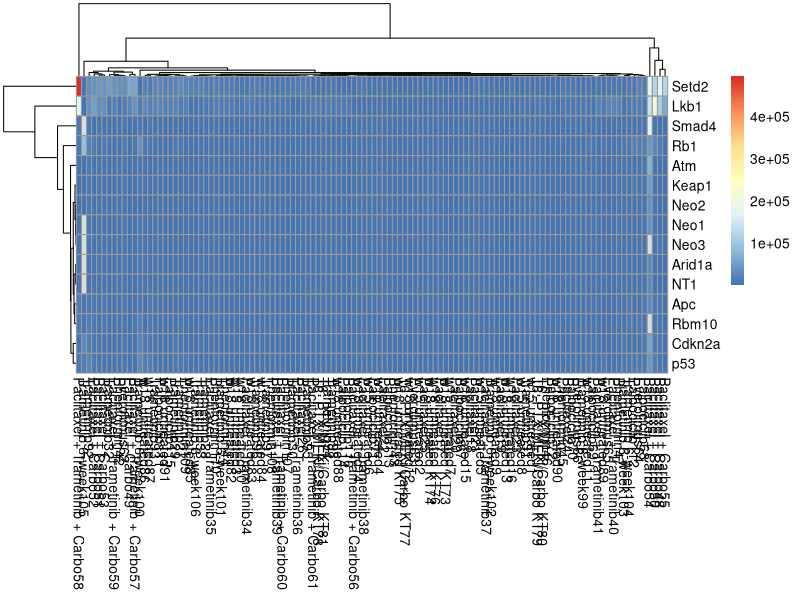

Write R code to recreate this figure.
library(gridExtra)
library(grid)
library(gtable)
library(scales)
library(pheatmap)


# load data
# import treatments.
t <- read.delim("Treat - Sheet1.tsv", header = T, sep = "\t", stringsAsFactors = F)
tm <- as.matrix(t)
# import genes and numbers.
d <- read.delim("CellNumberLNMean - Sheet1.tsv", header = T, sep = "\t", stringsAsFactors = F)
dm <- as.matrix(d)
# add treatment names. 
rownames(dm) <- paste0(tm, 1:116)
# transpose matrix so genes are on vertical axis. create heatmap using pheatmap.
pheatmap(t(dm))